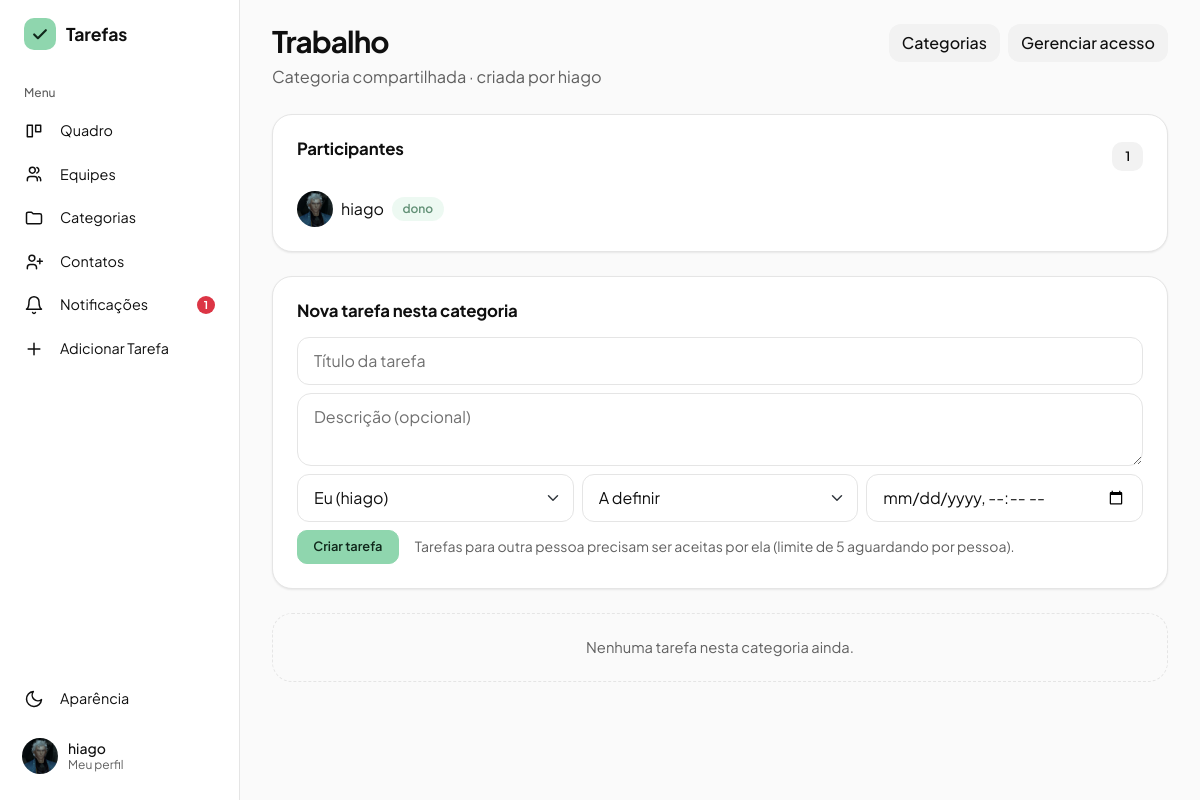
Page /categorias/compartilhadas/2 (signed in) on the committed database.
### gerenciador_de_tarefas/models.py (models this page shows)
class Usuario(db.Model, UserMixin):
    id = db.Column(db.Integer, primary_key=True)
    nomeUsuario = db.Column(db.String(50), unique=True, nullable=False)
    email = db.Column(db.String(254), unique=True, nullable=False)
    senha = db.Column(db.String(255), nullable=False)
    nome = db.Column(db.String(100), nullable=False)
    tarefasCriadas = db.relationship('Tarefa', backref='criador', foreign_keys='Tarefa.criador_id', lazy=True)
    tarefasAtribuidas = db.relationship('Tarefa', backref='responsavel', foreign_keys='Tarefa.responsavel_id', lazy=True)
    cargo = db.Column(db.String(20), nullable=False, default='usuario') #admin ou usuario
    foto_perfil = db.Column(db.String(200), nullable=True, default='default.png')
    ordenacao_quadro = db.Column(db.String(30), nullable=False, default='padrao')

class Categoria(db.Model):
    id = db.Column(db.Integer, primary_key=True)
    nome = db.Column(db.String(50), nullable=False)
    usuario_id = db.Column(db.Integer, db.ForeignKey('usuario.id'), nullable=False)
    tarefas = db.relationship('Tarefa', backref='categoria', lazy=True)
    dono = db.relationship('Usuario')

### gerenciador_de_tarefas/app.py (the view)
@app.route('/categorias/compartilhadas/<int:categoria_id>')
@login_required
def ver_categoria_compartilhada(categoria_id):
    categoria = db.get_or_404(Categoria, categoria_id)
    if not categoria_acessivel(categoria):
        flash('Você não tem acesso a essa categoria.', 'danger')
        return redirect(url_for('ver_categorias'))
    tarefas = Tarefa.query.filter(
        Tarefa.categoria_id == categoria.id,
        Tarefa.equipe_id.is_(None)
    ).order_by(Tarefa.id.desc()).all()
    tarefas = [t for t in tarefas if t.aceite != 'recusada' or t.criador_id == current_user.id]
    membros = membros_da_categoria(categoria)
    atribuiveis = [u for u in membros if u.id == current_user.id or sao_contatos(u.id)]
    return render_template('categoria_compartilhada.html',
                           categoria=categoria, tarefas=tarefas, membros=membros,
                           atribuiveis=atribuiveis,
                           eh_dono_categoria=categoria.usuario_id == current_user.id,
                           limite_tarefas=LIMITE_TAREFAS_PENDENTES_POR_CONTATO)

### gerenciador_de_tarefas/app.py (called while the page is built)
@login_manager.user_loader
def load_user(user_id):
    return db.session.get(Usuario, int(user_id))

@app.context_processor
def injetar_categorias_globais():
    if current_user.is_authenticated:
        return dict(categorias_globais=categorias_acessiveis())
    return dict(categorias_globais=[])

@app.context_processor
def injetar_notificacoes():
    if not current_user.is_authenticated:
        return dict(n_notificacoes=0)
    n = (Contato.query.filter_by(destinatario_id=current_user.id, status='pendente').count()
         + ConviteEquipe.query.filter_by(convidado_id=current_user.id).count()
         + Tarefa.query.filter_by(responsavel_id=current_user.id, aceite='aguardando').count())
    return dict(n_notificacoes=n)

def categorias_do_usuario():
    return Categoria.query.filter_by(usuario_id=current_user.id).order_by(Categoria.nome).all()

def categorias_acessiveis():
    proprias = categorias_do_usuario()
    de_outros = [cs.categoria for cs in CategoriaCompartilhada.query.filter_by(usuario_id=current_user.id).all()]
    return proprias + sorted(de_outros, key=lambda c: c.nome.lower())

def categoria_acessivel(categoria):
    if categoria.usuario_id == current_user.id:
        return True
    return CategoriaCompartilhada.query.filter_by(
        categoria_id=categoria.id, usuario_id=current_user.id
    ).first() is not None

def membros_da_categoria(categoria):
    return [categoria.dono] + [cs.usuario for cs in categoria.compartilhamentos]

### gerenciador_de_tarefas/templates/categoria_compartilhada.html (shortened to what this page needs)
{% extends "base.html" %}
{% block content %}
{% macro avatar(u) -%}
    {% if u.foto_perfil and u.foto_perfil != 'default.png' %}
        <img src="{{ url_for('static', filename='uploads/' + u.foto_perfil) }}" alt="" class="usuario-foto" />
    {% else %}
        <span class="usuario-foto">{{ u.nomeUsuario[:1]|upper }}</span>
    {% endif %}
{%- endmacro %}
{% set status_classe = {'Pendente': 'status-pendente', 'Em andamento': 'status-andamento', 'Concluída': 'status-concluida', 'Cancelada': 'status-cancelada'} %}
<div class="eq-topo">
    <div>
        <h1 class="titulo-pagina">{{ categoria.nome }}</h1>
        <p class="eq-subtitulo">Categoria compartilhada · criada por {{ categoria.dono.nomeUsuario }}</p>
    </div>
    <div class="d-flex gap-2 flex-wrap">
        <a href="{{ url_for('ver_categorias') }}" class="btn btn-outline-secondary">Categorias</a>
        {% if eh_dono_categoria %}
        <a href="{{ url_for('ver_categoria', categoria_id=categoria.id) }}" class="btn btn-outline-secondary">Gerenciar acesso</a>
        {% else %}
        <form method="POST" action="{{ url_for('sair_categoria_compartilhada', categoria_id=categoria.id) }}"
              onsubmit="return confirm('Sair dessa categoria compartilhada?');">
            <button type="submit" class="btn btn-outline-danger">Sair da categoria</button>
        </form>
        {% endif %}
    </div>
</div>
<section class="cartao mb-4">
    <div class="eq-secao-cab">
        <h2 class="eqp-card-titulo">Participantes</h2>
        <span class="eq-contagem">{{ membros|length }}</span>
    </div>
    <div class="d-flex flex-wrap gap-3">
        {% for u in membros %}
        <div class="d-flex align-items-center gap-2">
            {{ avatar(u) }}
            <span>{{ u.nomeUsuario }}</span>
            {% if u.id == categoria.usuario_id %}<span class="eq-tag">dono</span>{% endif %}
        </div>
        {% endfor %}
    </div>
</section>
<section class="cartao mb-4">
    <h2 class="eqp-card-titulo mb-3">Nova tarefa nesta categoria</h2>
    <form method="POST" action="{{ url_for('nova_tarefa_categoria', categoria_id=categoria.id) }}">
        <div class="mb-2">
            <input type="text" name="titulo" class="form-control" placeholder="Título da tarefa" maxlength="150" required>
        </div>
        <div class="mb-2">
            <textarea name="descricao" class="form-control" rows="2" placeholder="Descrição (opcional)"></textarea>
        </div>
        <div class="row g-2 mb-2">
            <div class="col-md-4">
                <select name="responsavel_id" class="form-select" aria-label="Responsável">
                    {% for u in atribuiveis %}
                    <option value="{{ u.id }}" {% if u.id == current_user.id %}selected{% endif %}>
                        {{ 'Eu (' ~ u.nomeUsuario ~ ')' if u.id == current_user.id else u.nomeUsuario }}
                    </option>
                    {% endfor %}
                </select>
            </div>
            <div class="col-md-4">
                <select name="prioridade" class="form-select" aria-label="Prioridade">
                    {% for p in ['A definir', 'Baixa', 'Média', 'Alta'] %}
                    <option value="{{ p }}">{{ p }}</option>
                    {% endfor %}
                </select>
            </div>
            <div class="col-md-4">
                <input type="datetime-local" name="prazo" class="form-control" aria-label="Prazo">
            </div>
        </div>
        <div class="d-flex align-items-center gap-3 flex-wrap">
            <button type="submit" class="btn btn-principal btn-sm">Criar tarefa</button>
            <small class="text-secondary">Tarefas para outra pessoa precisam ser aceitas por ela (limite de {{ limite_tarefas }} aguardando por pessoa).</small>
        </div>
    </form>
</section>
{% if not tarefas %}
<p class="cat-vazio">Nenhuma tarefa nesta categoria ainda.</p>
{% endif %}
{% endblock %}

### gerenciador_de_tarefas/templates/base.html (shortened to what this page needs)
<!doctype html>
<html lang="pt-br">
  <head>
    <link
      rel="stylesheet"
      href="https://cdn.jsdelivr.net/npm/bootstrap@5.3.0/dist/css/bootstrap.min.css"
    />
    <link
      rel="stylesheet"
      href="{{ url_for('static', filename='static.css') }}"
    />
    <link rel="stylesheet" href="https://cdn.jsdelivr.net/npm/flatpickr/dist/flatpickr.min.css">
    <link rel="stylesheet" href="https://cdn.jsdelivr.net/npm/flatpickr/dist/themes/dark.css">
  </head>
  <body>
    {% macro aparencia(direcao='dropup') %}
    <div class="{{ direcao }}">
      <button
        class="menu-item"
        type="button"
        data-bs-toggle="dropdown"
        data-bs-auto-close="outside"
        aria-expanded="false"
      >
        <svg viewBox="0 0 24 24" fill="none" stroke="currentColor" stroke-width="1.8" stroke-linecap="round" stroke-linejoin="round" aria-hidden="true"><path d="M21 12.8A9 9 0 1111.2 3a7 7 0 009.8 9.8z"/></svg>
        <span>Aparência</span>
      </button>
    </div>
    {% endmacro %}
    {% macro logo() %}
    <span class="marca-icone">
      <svg width="20" height="20" viewBox="0 0 24 24" fill="none" stroke="currentColor" stroke-width="2.6" stroke-linecap="round" stroke-linejoin="round" aria-hidden="true"><path d="M5 12.5l4.5 4.5L19 7.5"/></svg>
    </span>
    {% endmacro %}
    {% set ep = request.endpoint or '' %}
    {% if current_user.is_authenticated %}
    <div class="app">
      <aside class="lateral" aria-label="Menu principal">
        <a
          class="marca"
          href="{{ url_for('admin_dashboard') if current_user.cargo == 'admin' else url_for('quadro') }}"
        >{{ logo() }}<span>Tarefas</span></a>
        <div class="menu-titulo">Menu</div>
        <a class="menu-item {{ 'ativo' if ep == 'quadro' }}" href="{{ url_for('quadro') }}">
          <svg viewBox="0 0 24 24" fill="none" stroke="currentColor" stroke-width="1.8" stroke-linecap="round" stroke-linejoin="round" aria-hidden="true"><path d="M4 5h6v14H4zM14 5h6v8h-6z"/></svg>
          <span>Quadro</span>
        </a>
        <a class="menu-item {{ 'ativo' if ep in ['equipes', 'ver_equipe', 'adicionar_tarefa_equipe'] }}" href="{{ url_for('equipes') }}">
          <svg viewBox="0 0 24 24" fill="none" stroke="currentColor" stroke-width="1.8" stroke-linecap="round" stroke-linejoin="round" aria-hidden="true"><path d="M16 20v-1.5a3.5 3.5 0 00-3.5-3.5h-5A3.5 3.5 0 004 18.5V20M10 11a3.5 3.5 0 100-7 3.5 3.5 0 000 7zM20 20v-1.5a3.5 3.5 0 00-2.5-3.3M15.5 4.2a3.5 3.5 0 010 6.6"/></svg>
          <span>Equipes</span>
        </a>
        <a class="menu-item {{ 'ativo' if ep in ['ver_categorias', 'ver_categoria'] }}" href="{{ url_for('ver_categorias') }}">
          <svg viewBox="0 0 24 24" fill="none" stroke="currentColor" stroke-width="1.8" stroke-linejoin="round" aria-hidden="true"><path d="M3 7a2 2 0 012-2h4l2 2h8a2 2 0 012 2v8a2 2 0 01-2 2H5a2 2 0 01-2-2z"/></svg>
          <span>Categorias</span>
        </a>
        <a class="menu-item {{ 'ativo' if ep == 'contatos' }}" href="{{ url_for('contatos') }}">
          <svg viewBox="0 0 24 24" fill="none" stroke="currentColor" stroke-width="1.8" stroke-linecap="round" stroke-linejoin="round" aria-hidden="true"><path d="M15 20v-1.5a3.5 3.5 0 00-3.5-3.5h-4A3.5 3.5 0 004 18.5V20M9.5 11a3.5 3.5 0 100-7 3.5 3.5 0 000 7zM19 8v6M16 11h6"/></svg>
          <span>Contatos</span>
        </a>
        <a class="menu-item {{ 'ativo' if ep == 'notificacoes' }}" href="{{ url_for('notificacoes') }}">
          <svg viewBox="0 0 24 24" fill="none" stroke="currentColor" stroke-width="1.8" stroke-linecap="round" stroke-linejoin="round" aria-hidden="true"><path d="M6 8a6 6 0 0112 0c0 7 3 9 3 9H3s3-2 3-9M10.3 21a1.9 1.9 0 003.4 0"/></svg>
          <span>Notificações</span>
          {% if n_notificacoes %}<span class="badge rounded-pill text-bg-danger ms-auto">{{ n_notificacoes }}</span>{% endif %}
        </a>
        <a class="menu-item" href="#" data-bs-toggle="modal" data-bs-target="#modalAdicionarTarefa">
          <svg viewBox="0 0 24 24" fill="none" stroke="currentColor" stroke-width="1.8" stroke-linecap="round" aria-hidden="true"><path d="M12 5v14M5 12h14"/></svg>
          <span>Adicionar Tarefa</span>
        </a>
        <div class="menu-espaco"></div>
        {{ aparencia('dropup') }}
        <a href="#" class="usuario-card mt-2 text-decoration-none" data-bs-toggle="modal" data-bs-target="#modalPerfil" title="Meu Perfil">
          {% if current_user.foto_perfil and current_user.foto_perfil != 'default.png' %}
            <img src="{{ url_for('static', filename='uploads/' + current_user.foto_perfil) }}" alt="" class="usuario-foto" />
          {% else %}
            <span class="usuario-foto">{{ current_user.nomeUsuario[:1]|upper }}</span>
          {% endif %}
          <span class="usuario-nome">{{ current_user.nome or current_user.nomeUsuario }}<small>Meu perfil</small></span>
        </a>
      </aside>
      <main class="conteudo">
        <div class="conteudo-interno">
    {% endif %}
    {% block content %}{% endblock %}
    {% if current_user.is_authenticated %}
        </div>
      </main>
    </div>
    {% else %}
    </main>
    {% endif %}
  </body>
</html>

### rows in the picture
Usuario: foto_perfil (picture), nome "hiago", dono.nomeUsuario "hiago", nomeUsuario "hiago"
Categoria: nome "Trabalho"

### other values in the picture
{{ n_notificacoes }} "1"
{{ membros|length }} "1"
{{ limite_tarefas }} "5"
form field responsavel_id "Eu (hiago)"
form field prioridade "A definir"
